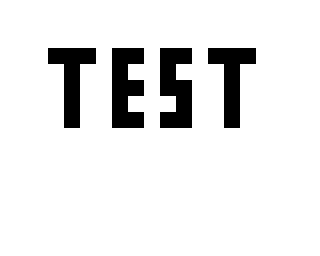

A level layout from a 2D game, rendered from its tile map. Below: a short description, then the map file with its tile-grid data intact:
An orthogonal 20x16 tile map with 16x16 px tiles, 1 tile layer (background).

<map version="1.2" tiledversion="1.3.5" orientation="orthogonal" renderorder="right-down" width="20" height="16" tilewidth="16" tileheight="16" infinite="0" nextlayerid="2" nextobjectid="1">
 <properties>
  <property name="srcimg" value="levelTiles.png" />
 </properties>
 <tileset firstgid="1" source="../tilesets/levelTiles.tsx" />
 <layer id="1" name="background" width="20" height="16">
  <data>
   <tile gid="1" />
   <tile gid="1" />
   <tile gid="1" />
   <tile gid="1" />
   <tile gid="1" />
   <tile gid="1" />
   <tile gid="1" />
   <tile gid="1" />
   <tile gid="1" />
   <tile gid="1" />
   <tile gid="1" />
   <tile gid="1" />
   <tile gid="1" />
   <tile gid="1" />
   <tile gid="1" />
   <tile gid="1" />
   <tile gid="1" />
   <tile gid="1" />
   <tile gid="1" />
   <tile gid="1" />
   <tile gid="1" />
   <tile gid="1" />
   <tile gid="1" />
   <tile gid="1" />
   <tile gid="1" />
   <tile gid="1" />
   <tile gid="1" />
   <tile gid="1" />
   <tile gid="1" />
   <tile gid="1" />
   <tile gid="1" />
   <tile gid="1" />
   <tile gid="1" />
   <tile gid="1" />
   <tile gid="1" />
   <tile gid="1" />
   <tile gid="1" />
   <tile gid="1" />
   <tile gid="1" />
   <tile gid="1" />
   <tile gid="1" />
   <tile gid="1" />
   <tile gid="1" />
   <tile gid="1" />
   <tile gid="1" />
   <tile gid="1" />
   <tile gid="1" />
   <tile gid="1" />
   <tile gid="1" />
   <tile gid="1" />
   <tile gid="1" />
   <tile gid="1" />
   <tile gid="1" />
   <tile gid="1" />
   <tile gid="1" />
   <tile gid="1" />
   <tile gid="1" />
   <tile gid="1" />
   <tile gid="1" />
   <tile gid="1" />
   <tile gid="1" />
   <tile gid="1" />
   <tile gid="1" />
   <tile gid="3" />
   <tile gid="3" />
   <tile gid="3" />
   <tile gid="1" />
   <tile gid="3" />
   <tile gid="3" />
   <tile gid="1" />
   <tile gid="3" />
   <tile gid="3" />
   <tile gid="1" />
   <tile gid="3" />
   <tile gid="3" />
   <tile gid="3" />
   <tile gid="1" />
   <tile gid="1" />
   <tile gid="1" />
   <tile gid="1" />
   <tile gid="1" />
   <tile gid="1" />
   <tile gid="1" />
   <tile gid="1" />
   <tile gid="3" />
   <tile gid="1" />
   <tile gid="1" />
   <tile gid="3" />
   <tile gid="1" />
   <tile gid="1" />
   <tile gid="3" />
   <tile gid="1" />
   <tile gid="1" />
   <tile gid="1" />
   <tile gid="3" />
   <tile gid="1" />
   <tile gid="1" />
   <tile gid="1" />
   <tile gid="1" />
   <tile gid="1" />
   <tile gid="1" />
   <tile gid="1" />
   <tile gid="1" />
   <tile gid="1" />
   <tile gid="3" />
   <tile gid="1" />
   <tile gid="1" />
   <tile gid="3" />
   <tile gid="3" />
   <tile gid="1" />
   <tile gid="3" />
   <tile gid="3" />
   <tile gid="1" />
   <tile gid="1" />
   <tile gid="3" />
   <tile gid="1" />
   <tile gid="1" />
   <tile gid="1" />
   <tile gid="1" />
   <tile gid="1" />
   <tile gid="1" />
   <tile gid="1" />
   <tile gid="1" />
   <tile gid="1" />
   <tile gid="3" />
   <tile gid="1" />
   <tile gid="1" />
   <tile gid="3" />
   <tile gid="1" />
   <tile gid="1" />
   <tile gid="1" />
   <tile gid="3" />
   <tile gid="1" />
   <tile gid="1" />
   <tile gid="3" />
   <tile gid="1" />
   <tile gid="1" />
   <tile gid="1" />
   <tile gid="1" />
   <tile gid="1" />
   <tile gid="1" />
   <tile gid="1" />
   <tile gid="1" />
   <tile gid="1" />
   <tile gid="3" />
   <tile gid="1" />
   <tile gid="1" />
   <tile gid="3" />
   <tile gid="3" />
   <tile gid="1" />
   <tile gid="3" />
   <tile gid="3" />
   <tile gid="1" />
   <tile gid="1" />
   <tile gid="3" />
   <tile gid="1" />
   <tile gid="1" />
   <tile gid="1" />
   <tile gid="1" />
   <tile gid="1" />
   <tile gid="1" />
   <tile gid="1" />
   <tile gid="1" />
   <tile gid="1" />
   <tile gid="1" />
   <tile gid="1" />
   <tile gid="1" />
   <tile gid="1" />
   <tile gid="1" />
   <tile gid="1" />
   <tile gid="1" />
   <tile gid="1" />
   <tile gid="1" />
   <tile gid="1" />
   <tile gid="1" />
   <tile gid="1" />
   <tile gid="1" />
   <tile gid="1" />
   <tile gid="1" />
   <tile gid="1" />
   <tile gid="1" />
   <tile gid="1" />
   <tile gid="1" />
   <tile gid="1" />
   <tile gid="1" />
   <tile gid="1" />
   <tile gid="1" />
   <tile gid="1" />
   <tile gid="1" />
   <tile gid="1" />
   <tile gid="1" />
   <tile gid="1" />
   <tile gid="1" />
   <tile gid="1" />
   <tile gid="1" />
   <tile gid="1" />
   <tile gid="1" />
   <tile gid="1" />
   <tile gid="1" />
   <tile gid="1" />
   <tile gid="1" />
   <tile gid="1" />
   <tile gid="1" />
   <tile gid="1" />
   <tile gid="1" />
   <tile gid="1" />
   <tile gid="1" />
   <tile gid="1" />
   <tile gid="1" />
   <tile gid="1" />
   <tile gid="1" />
   <tile gid="1" />
   <tile gid="1" />
   <tile gid="1" />
   <tile gid="1" />
   <tile gid="1" />
   <tile gid="1" />
   <tile gid="1" />
   <tile gid="1" />
   <tile gid="1" />
   <tile gid="1" />
   <tile gid="1" />
   <tile gid="1" />
   <tile gid="1" />
   <tile gid="1" />
   <tile gid="1" />
   <tile gid="1" />
   <tile gid="1" />
   <tile gid="1" />
   <tile gid="1" />
   <tile gid="1" />
   <tile gid="1" />
   <tile gid="1" />
   <tile gid="1" />
   <tile gid="1" />
   <tile gid="1" />
   <tile gid="1" />
   <tile gid="1" />
   <tile gid="1" />
   <tile gid="1" />
   <tile gid="1" />
   <tile gid="1" />
   <tile gid="1" />
   <tile gid="1" />
   <tile gid="1" />
   <tile gid="1" />
   <tile gid="1" />
   <tile gid="1" />
   <tile gid="1" />
   <tile gid="1" />
   <tile gid="1" />
   <tile gid="1" />
   <tile gid="1" />
   <tile gid="1" />
   <tile gid="1" />
   <tile gid="1" />
   <tile gid="1" />
   <tile gid="1" />
   <tile gid="1" />
   <tile gid="1" />
   <tile gid="1" />
   <tile gid="1" />
   <tile gid="1" />
   <tile gid="1" />
   <tile gid="1" />
   <tile gid="1" />
   <tile gid="1" />
   <tile gid="1" />
   <tile gid="1" />
   <tile gid="1" />
   <tile gid="1" />
   <tile gid="1" />
   <tile gid="1" />
   <tile gid="1" />
   <tile gid="1" />
   <tile gid="1" />
   <tile gid="1" />
   <tile gid="1" />
   <tile gid="1" />
   <tile gid="1" />
   <tile gid="1" />
   <tile gid="1" />
   <tile gid="1" />
   <tile gid="1" />
   <tile gid="1" />
   <tile gid="1" />
   <tile gid="1" />
   <tile gid="1" />
   <tile gid="1" />
   <tile gid="1" />
   <tile gid="1" />
   <tile gid="1" />
   <tile gid="1" />
   <tile gid="1" />
   <tile gid="1" />
   <tile gid="1" />
   <tile gid="1" />
   <tile gid="1" />
   <tile gid="1" />
   <tile gid="1" />
   <tile gid="1" />
   <tile gid="1" />
   <tile gid="1" />
   <tile gid="1" />
   <tile gid="1" />
   <tile gid="1" />
   <tile gid="1" />
   <tile gid="1" />
   <tile gid="1" />
   <tile gid="1" />
   <tile gid="1" />
   <tile gid="1" />
   <tile gid="1" />
   <tile gid="1" />
   <tile gid="1" />
   <tile gid="1" />
   <tile gid="1" />
   <tile gid="1" />
   <tile gid="1" />
   <tile gid="1" />
  </data>
 </layer>
</map>
